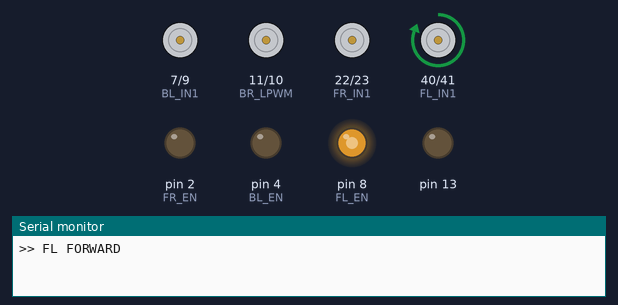
This sketch was run on a simulated Arduino Mega 2560, built with avr-gcc and run on an emulated ATmega2560. On the bench: motor-driver pin pairs drawn as motors (green arrow = first pin HIGH = forward, orange = second pin HIGH = backward, longer = more drive), output pins drawn as LEDs (lit = HIGH), the last lines printed to the serial monitor.

Above: at 1.9 s.
At 4.9 s:
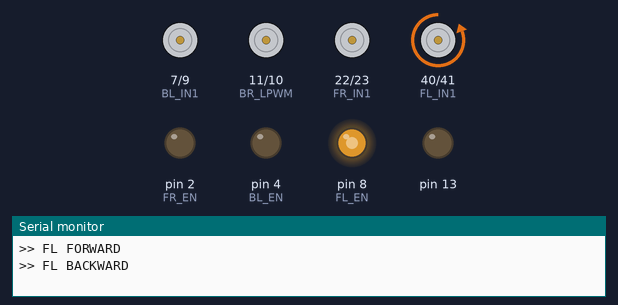
At 7.9 s:
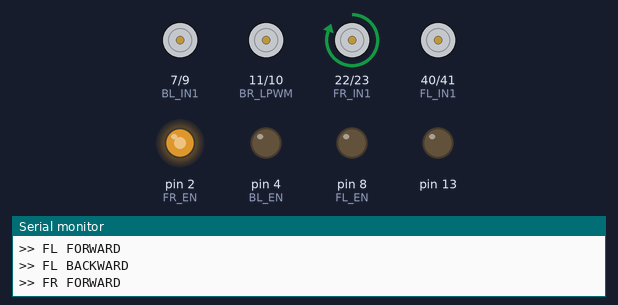
At 16.9 s:
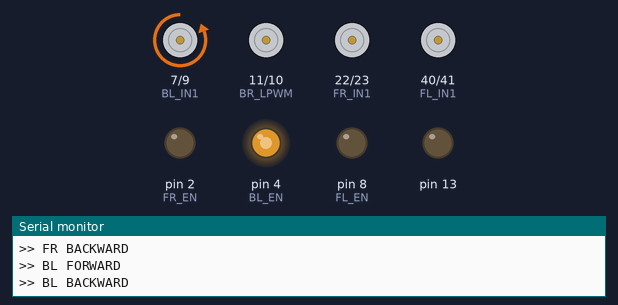
At 25.9 s:
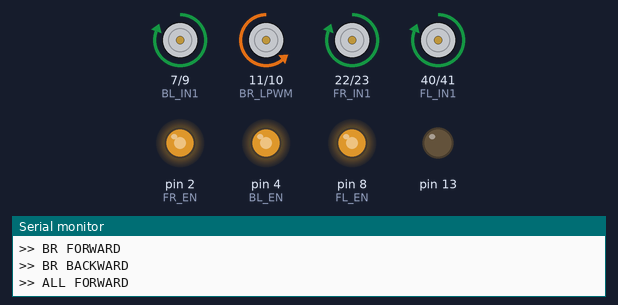
At 32.9 s:
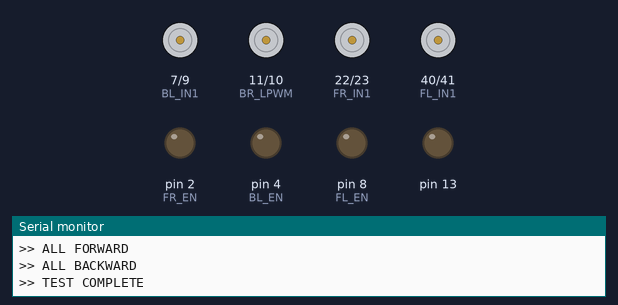
Timing chart, 0 to 34.4 s (numbered marks = the images above):
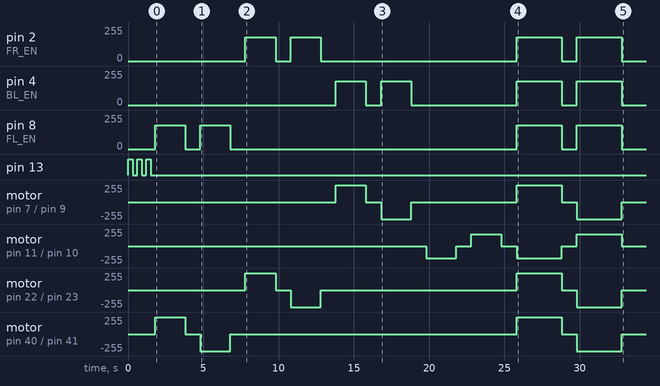

The sketch:

Test_All_Motors.ino
```cpp
/*
 * Test All 4 Motors - Combined
 * FL (L293D): ENA=8, IN1=40, IN2=41
 * FR (L293D): ENB=2, IN3=22, IN4=23
 * BL (L293D): EN1=4, IN1=7, IN2=9
 * BR (BTS7960): RPWM=10, LPWM=11
 */

// FL
#define FL_EN   8
#define FL_IN1  40
#define FL_IN2  41

// FR
#define FR_EN   2
#define FR_IN1  22
#define FR_IN2  23

// BL
#define BL_EN   4
#define BL_IN1  7
#define BL_IN2  9

// BR (BTS7960)
#define BR_RPWM 10
#define BR_LPWM 11

void stopAll() {
  analogWrite(FL_EN, 0);
  digitalWrite(FL_IN1, LOW);
  digitalWrite(FL_IN2, LOW);

  analogWrite(FR_EN, 0);
  digitalWrite(FR_IN1, LOW);
  digitalWrite(FR_IN2, LOW);

  analogWrite(BL_EN, 0);
  digitalWrite(BL_IN1, LOW);
  digitalWrite(BL_IN2, LOW);

  analogWrite(BR_RPWM, 0);
  analogWrite(BR_LPWM, 0);
}

void setup() {
  Serial.begin(115200);

  pinMode(FL_EN, OUTPUT);
  pinMode(FL_IN1, OUTPUT);
  pinMode(FL_IN2, OUTPUT);

  pinMode(FR_EN, OUTPUT);
  pinMode(FR_IN1, OUTPUT);
  pinMode(FR_IN2, OUTPUT);

  pinMode(BL_EN, OUTPUT);
  pinMode(BL_IN1, OUTPUT);
  pinMode(BL_IN2, OUTPUT);

  pinMode(BR_RPWM, OUTPUT);
  pinMode(BR_LPWM, OUTPUT);

  pinMode(13, OUTPUT);

  // LED blink 3 times
  for (int i = 0; i < 3; i++) {
    digitalWrite(13, HIGH); delay(300);
    digitalWrite(13, LOW);  delay(300);
  }

  // --- Test each motor individually ---

  // FL Forward
  Serial.println(">> FL FORWARD");
  digitalWrite(FL_IN1, HIGH);
  digitalWrite(FL_IN2, LOW);
  analogWrite(FL_EN, 180);
  delay(2000);
  stopAll();
  delay(1000);

  // FL Backward
  Serial.println(">> FL BACKWARD");
  digitalWrite(FL_IN1, LOW);
  digitalWrite(FL_IN2, HIGH);
  analogWrite(FL_EN, 180);
  delay(2000);
  stopAll();
  delay(1000);

  // FR Forward
  Serial.println(">> FR FORWARD");
  digitalWrite(FR_IN1, HIGH);
  digitalWrite(FR_IN2, LOW);
  analogWrite(FR_EN, 180);
  delay(2000);
  stopAll();
  delay(1000);

  // FR Backward
  Serial.println(">> FR BACKWARD");
  digitalWrite(FR_IN1, LOW);
  digitalWrite(FR_IN2, HIGH);
  analogWrite(FR_EN, 180);
  delay(2000);
  stopAll();
  delay(1000);

  // BL Forward
  Serial.println(">> BL FORWARD");
  digitalWrite(BL_IN1, HIGH);
  digitalWrite(BL_IN2, LOW);
  analogWrite(BL_EN, 180);
  delay(2000);
  stopAll();
  delay(1000);

  // BL Backward
  Serial.println(">> BL BACKWARD");
  digitalWrite(BL_IN1, LOW);
  digitalWrite(BL_IN2, HIGH);
  analogWrite(BL_EN, 180);
  delay(2000);
  stopAll();
  delay(1000);

  // BR Forward
  Serial.println(">> BR FORWARD");
  analogWrite(BR_RPWM, 180);
  analogWrite(BR_LPWM, 0);
  delay(2000);
  stopAll();
  delay(1000);

  // BR Backward
  Serial.println(">> BR BACKWARD");
  analogWrite(BR_RPWM, 0);
  analogWrite(BR_LPWM, 180);
  delay(2000);
  stopAll();
  delay(1000);

  // --- All motors forward together ---
  Serial.println(">> ALL FORWARD");
  digitalWrite(FL_IN1, HIGH);
  digitalWrite(FL_IN2, LOW);
  analogWrite(FL_EN, 180);

  digitalWrite(FR_IN1, HIGH);
  digitalWrite(FR_IN2, LOW);
  analogWrite(FR_EN, 180);

  digitalWrite(BL_IN1, HIGH);
  digitalWrite(BL_IN2, LOW);
  analogWrite(BL_EN, 180);

  analogWrite(BR_RPWM, 180);
  analogWrite(BR_LPWM, 0);
  delay(3000);
  stopAll();
  delay(1000);

  // --- All motors backward together ---
  Serial.println(">> ALL BACKWARD");
  digitalWrite(FL_IN1, LOW);
  digitalWrite(FL_IN2, HIGH);
  analogWrite(FL_EN, 180);

  digitalWrite(FR_IN1, LOW);
  digitalWrite(FR_IN2, HIGH);
  analogWrite(FR_EN, 180);

  digitalWrite(BL_IN1, LOW);
  digitalWrite(BL_IN2, HIGH);
  analogWrite(BL_EN, 180);

  analogWrite(BR_RPWM, 0);
  analogWrite(BR_LPWM, 180);
  delay(3000);
  stopAll();

  Serial.println(">> TEST COMPLETE");
}

void loop() {
}
```
